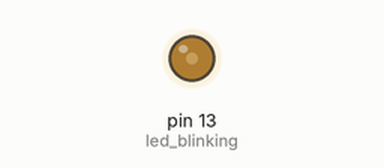
Recording of a sketch running on a simulated Arduino Uno, built with avr-gcc and run on an emulated ATmega328P. Shown: output pins drawn as LEDs (lit = HIGH).

Above: at 0.1 s.
Timing chart, 0 to 1.6 s (numbered marks = the images above):
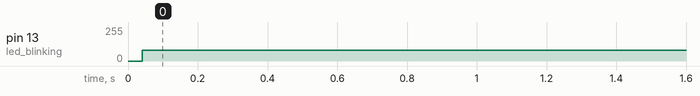

Measured:
- by itself, pin 13 (led_blinking): 0/255 → 81/255 at 0.04 s

The sketch:

debra_tx.ino
```cpp
#include <RCSwitch.h>

// pin of the TX
#define PinTx 12
#define ReadSoundPin 0

RCSwitch mySwitch = RCSwitch();

void setup() {
  // put your setup code here, to run once:
  Serial.begin(9600);

  // TX is connected to arduino Pin #12
  mySwitch.enableTransmit(PinTx);

  pinMode(13,OUTPUT);         //led blinking

   // Optional set protocol (default is 1, will work for most outlets)
  // mySwitch.setProtocol(2);

  // Optional set pulse length.
  // mySwitch.setPulseLength(320);
   mySwitch.setPulseLength(361);
  // Optional set number of transmission repetitions.
  // mySwitch.setRepeatTransmit(15);
}

void loop() {
  // Switch on:
  // The first parameter represents the setting of the first 5 DIP switches.
  // In this example it's ON-ON-ON-ON-ON.
  // The second parameter represents the setting of the last 5 DIP switches.
  // In this example the last 5 DIP switches are OFF-OFF-OFF-ON-OFF.

  // mySwitch.switchOn("11111", "00010");
  //delay(1000);
  ///mySwitch.switchOff("11111", "00010");
  //delay(1000);

  digitalWrite(13, HIGH); // Flash a light to show transmitting
  //Serial.print("Sending..");
  //mySwitch.send(analogRead(ReadSoundPin), 24);
  //mySwitch.send(5592513, 24); //5592512
  //delay(2000);

  digitalWrite(13, LOW); // Flash a light to show transmitting

//  /* Same switch as above, but using decimal code */
//  mySwitch.send(5393, 24);
//  delay(1000);
//  mySwitch.send(5396, 24);
//  delay(1000);


// send code A telecomando universale
//mySwitch.send("010101010101010111000000");
//
//  /* Same switch as above, but using binary code (5393) */
//  mySwitch.send("000000000001010100010001");
//  delay(1000);
//  // send in binary code (5396)
//  mySwitch.send("000000000001010100010100");
//  delay(1000);
//
//  /* Same switch as above, but tri-state code */
//  mySwitch.sendTriState("00000FFF0F0F");
//  delay(1000);
//  mySwitch.sendTriState("00000FFF0FF0");
//  delay(1000);
//
//  delay(20000);

}
```
